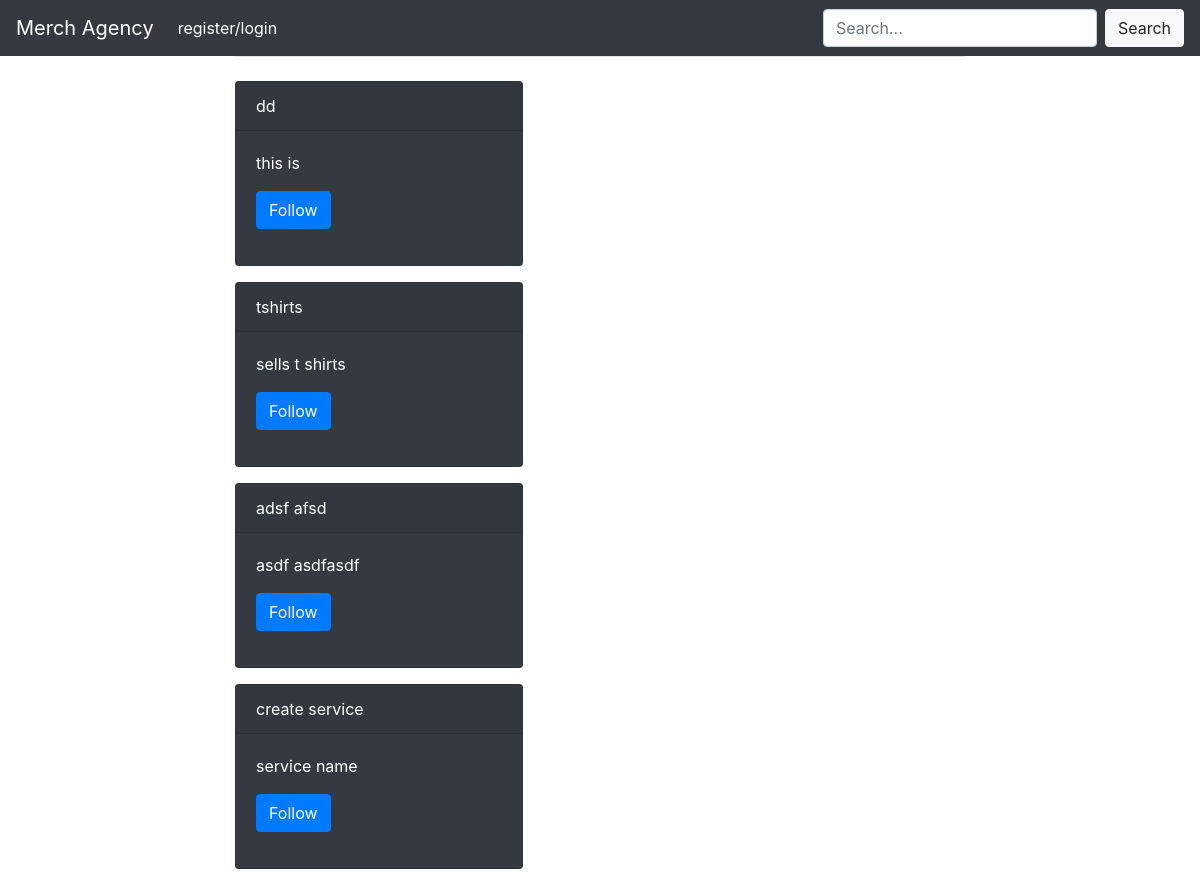
The page /findnew/ on the database its author committed.
### core/models.py (models this page shows)
class Service(models.Model):
    user = models.OneToOneField(User,
                                on_delete=models.CASCADE,
                                related_name="seller")
    Service_name = models.CharField(
        verbose_name="product/service name",
        null=False,
        max_length=50,
    )
    createDate = models.DateTimeField(
        verbose_name="date and time created",
        null=False,
        auto_created=True,
        default=timezone.now
    )
    description = models.TextField(
        verbose_name="service/product description",
        null=True,
        blank=True
    )
    avi = models.ImageField(null=True, blank=True, upload_to='avatar/')
    def __str__(self):
        return self.Service_name
    def desc_snippet(self):
        return self.description[:25]

### core/views.py (the view)
# urls.py: path('findnew/',views.findservices,name='findservices'),
def findservices(request):
    services = Service.objects.all().order_by('createDate')[:10]
    return render(request,'findservices.html',{'services':services})

### core/templates/findservices.html
{% extends 'templates/base.html' %}
{% block body %}
{% for i in services %}
                <div class="card text-white bg-dark mb-3" style="max-width: 18rem;">
                  <div class="card-header">{{ i }}</div>
                    <div class="card-body">
                    <p class="card-text">{{ i.desc_snippet }}</p>
                    <form method="get" action="{% url 'core:follow' i.id %}">
                        <input type="submit" class="btn btn-primary" value="Follow" name="Follow">
                    </form>
                  </div>
                </div>
            {% endfor %}
{% endblock %}

### rows shown on the page
Service: Service_name "dd", desc_snippet "this is"
Service: Service_name "tshirts", desc_snippet "sells t shirts"
Service: Service_name "adsf afsd", desc_snippet "asdf asdfasdf"
Service: Service_name "create service", desc_snippet "service name"
